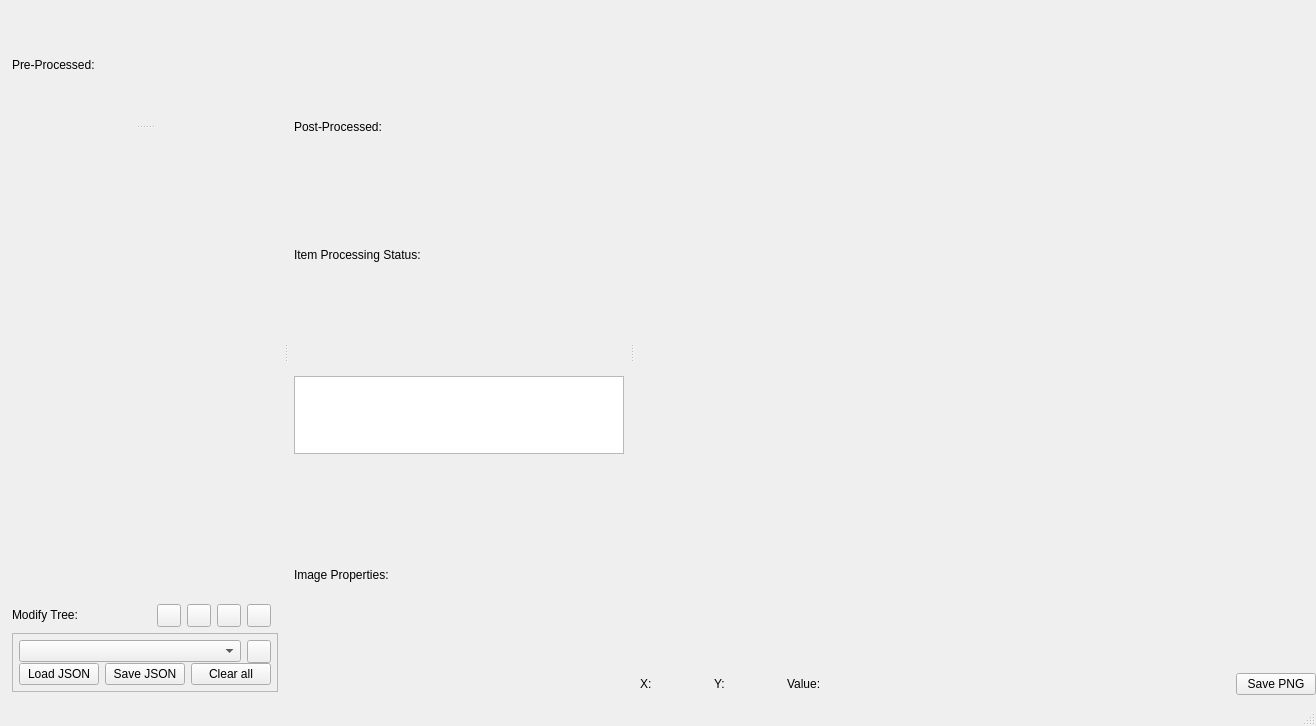
<?xml version="1.0" encoding="UTF-8"?>
<ui version="4.0">
 <class>MainWindow</class>
 <widget class="QMainWindow" name="MainWindow">
  <property name="geometry">
   <rect>
    <x>0</x>
    <y>0</y>
    <width>1316</width>
    <height>726</height>
   </rect>
  </property>
  <property name="windowTitle">
   <string>Filterator v1.0</string>
  </property>
  <widget class="QWidget" name="centralwidget">
   <layout class="QVBoxLayout" name="verticalLayout">
    <property name="spacing">
     <number>-1</number>
    </property>
    <property name="leftMargin">
     <number>0</number>
    </property>
    <property name="topMargin">
     <number>0</number>
    </property>
    <property name="rightMargin">
     <number>0</number>
    </property>
    <property name="bottomMargin">
     <number>0</number>
    </property>
    <item>
     <widget class="QSplitter" name="splitter">
      <property name="orientation">
       <enum>Qt::Horizontal</enum>
      </property>
      <widget class="QWidget" name="widget_left" native="true">
       <layout class="QVBoxLayout" name="verticalLayout_7">
        <property name="leftMargin">
         <number>12</number>
        </property>
        <property name="topMargin">
         <number>12</number>
        </property>
        <property name="rightMargin">
         <number>6</number>
        </property>
        <property name="bottomMargin">
         <number>12</number>
        </property>
        <item>
         <widget class="QSplitter" name="splitter_2">
          <property name="orientation">
           <enum>Qt::Horizontal</enum>
          </property>
          <widget class="QWidget" name="widget_2" native="true">
           <layout class="QVBoxLayout" name="verticalLayout_4">
            <property name="leftMargin">
             <number>0</number>
            </property>
            <property name="topMargin">
             <number>0</number>
            </property>
            <property name="rightMargin">
             <number>6</number>
            </property>
            <property name="bottomMargin">
             <number>0</number>
            </property>
            <item>
             <widget class="QSplitter" name="splitter_3">
              <property name="orientation">
               <enum>Qt::Vertical</enum>
              </property>
              <widget class="QWidget" name="widget_pre" native="true">
               <layout class="QVBoxLayout" name="verticalLayout_8">
                <property name="leftMargin">
                 <number>0</number>
                </property>
                <property name="topMargin">
                 <number>0</number>
                </property>
                <property name="rightMargin">
                 <number>0</number>
                </property>
                <property name="bottomMargin">
                 <number>6</number>
                </property>
                <item>
                 <widget class="QLabel" name="label_2">
                  <property name="sizePolicy">
                   <sizepolicy hsizetype="Preferred" vsizetype="Fixed">
                    <horstretch>0</horstretch>
                    <verstretch>0</verstretch>
                   </sizepolicy>
                  </property>
                  <property name="text">
                   <string>Pre-Processed:</string>
                  </property>
                 </widget>
                </item>
                <item>
                 <layout class="QVBoxLayout" name="lay_tree_pre"/>
                </item>
               </layout>
              </widget>
              <widget class="QWidget" name="widget_8" native="true">
               <layout class="QVBoxLayout" name="verticalLayout_9">
                <property name="spacing">
                 <number>6</number>
                </property>
                <property name="leftMargin">
                 <number>0</number>
                </property>
                <property name="topMargin">
                 <number>6</number>
                </property>
                <property name="rightMargin">
                 <number>0</number>
                </property>
                <property name="bottomMargin">
                 <number>0</number>
                </property>
                <item>
                 <widget class="QWidget" name="widget_parameters" native="true">
                  <property name="sizePolicy">
                   <sizepolicy hsizetype="Preferred" vsizetype="Expanding">
                    <horstretch>0</horstretch>
                    <verstretch>0</verstretch>
                   </sizepolicy>
                  </property>
                  <layout class="QVBoxLayout" name="verticalLayout_11">
                   <property name="leftMargin">
                    <number>0</number>
                   </property>
                   <property name="topMargin">
                    <number>0</number>
                   </property>
                   <property name="rightMargin">
                    <number>0</number>
                   </property>
                   <property name="bottomMargin">
                    <number>0</number>
                   </property>
                   <item>
                    <layout class="QFormLayout" name="lay_parameters"/>
                   </item>
                  </layout>
                 </widget>
                </item>
                <item>
                 <widget class="QWidget" name="widget_7" native="true">
                  <layout class="QHBoxLayout" name="horizontalLayout_6">
                   <property name="leftMargin">
                    <number>0</number>
                   </property>
                   <property name="topMargin">
                    <number>0</number>
                   </property>
                   <property name="rightMargin">
                    <number>7</number>
                   </property>
                   <property name="bottomMargin">
                    <number>0</number>
                   </property>
                   <item>
                    <widget class="QLabel" name="label_4">
                     <property name="sizePolicy">
                      <sizepolicy hsizetype="Preferred" vsizetype="Fixed">
                       <horstretch>0</horstretch>
                       <verstretch>0</verstretch>
                      </sizepolicy>
                     </property>
                     <property name="text">
                      <string>Modify Tree:</string>
                     </property>
                    </widget>
                   </item>
                   <item>
                    <widget class="QToolButton" name="pb_load_image">
                     <property name="toolTip">
                      <string>Load Input Image</string>
                     </property>
                     <property name="text">
                      <string/>
                     </property>
                    </widget>
                   </item>
                   <item>
                    <widget class="QToolButton" name="pb_add_group">
                     <property name="toolTip">
                      <string>Add group</string>
                     </property>
                     <property name="text">
                      <string/>
                     </property>
                    </widget>
                   </item>
                   <item>
                    <widget class="QToolButton" name="pb_add_modifier">
                     <property name="toolTip">
                      <string>Add modifier</string>
                     </property>
                     <property name="text">
                      <string/>
                     </property>
                    </widget>
                   </item>
                   <item>
                    <widget class="QToolButton" name="pb_delete">
                     <property name="toolTip">
                      <string>Delete item</string>
                     </property>
                     <property name="text">
                      <string/>
                     </property>
                    </widget>
                   </item>
                  </layout>
                 </widget>
                </item>
                <item>
                 <widget class="QFrame" name="frame">
                  <property name="frameShape">
                   <enum>QFrame::StyledPanel</enum>
                  </property>
                  <property name="frameShadow">
                   <enum>QFrame::Raised</enum>
                  </property>
                  <layout class="QVBoxLayout" name="verticalLayout_6">
                   <property name="spacing">
                    <number>0</number>
                   </property>
                   <property name="leftMargin">
                    <number>6</number>
                   </property>
                   <property name="topMargin">
                    <number>6</number>
                   </property>
                   <property name="rightMargin">
                    <number>6</number>
                   </property>
                   <property name="bottomMargin">
                    <number>6</number>
                   </property>
                   <item>
                    <widget class="QWidget" name="widget_4" native="true">
                     <property name="sizePolicy">
                      <sizepolicy hsizetype="Preferred" vsizetype="Fixed">
                       <horstretch>0</horstretch>
                       <verstretch>0</verstretch>
                      </sizepolicy>
                     </property>
                     <layout class="QHBoxLayout" name="horizontalLayout_3">
                      <property name="leftMargin">
                       <number>0</number>
                      </property>
                      <property name="topMargin">
                       <number>0</number>
                      </property>
                      <property name="rightMargin">
                       <number>0</number>
                      </property>
                      <property name="bottomMargin">
                       <number>0</number>
                      </property>
                      <item>
                       <widget class="QComboBox" name="cb_add_filter"/>
                      </item>
                      <item>
                       <widget class="QToolButton" name="pb_add_filter">
                        <property name="toolTip">
                         <string>Add filter</string>
                        </property>
                        <property name="text">
                         <string/>
                        </property>
                       </widget>
                      </item>
                     </layout>
                    </widget>
                   </item>
                   <item>
                    <widget class="QWidget" name="widget_6" native="true">
                     <property name="sizePolicy">
                      <sizepolicy hsizetype="Preferred" vsizetype="Fixed">
                       <horstretch>0</horstretch>
                       <verstretch>0</verstretch>
                      </sizepolicy>
                     </property>
                     <layout class="QHBoxLayout" name="horizontalLayout_5">
                      <property name="leftMargin">
                       <number>0</number>
                      </property>
                      <property name="topMargin">
                       <number>0</number>
                      </property>
                      <property name="rightMargin">
                       <number>0</number>
                      </property>
                      <property name="bottomMargin">
                       <number>0</number>
                      </property>
                      <item>
                       <widget class="QPushButton" name="pb_load_json">
                        <property name="text">
                         <string>Load JSON</string>
                        </property>
                       </widget>
                      </item>
                      <item>
                       <widget class="QPushButton" name="pb_save_json">
                        <property name="text">
                         <string>Save JSON</string>
                        </property>
                       </widget>
                      </item>
                      <item>
                       <widget class="QPushButton" name="pb_clear">
                        <property name="text">
                         <string>Clear all</string>
                        </property>
                       </widget>
                      </item>
                     </layout>
                    </widget>
                   </item>
                  </layout>
                 </widget>
                </item>
               </layout>
              </widget>
             </widget>
            </item>
           </layout>
          </widget>
          <widget class="QWidget" name="widget_post" native="true">
           <layout class="QVBoxLayout" name="verticalLayout_5">
            <property name="leftMargin">
             <number>6</number>
            </property>
            <property name="topMargin">
             <number>0</number>
            </property>
            <property name="rightMargin">
             <number>0</number>
            </property>
            <property name="bottomMargin">
             <number>0</number>
            </property>
            <item>
             <widget class="QLabel" name="label_3">
              <property name="sizePolicy">
               <sizepolicy hsizetype="Preferred" vsizetype="Fixed">
                <horstretch>0</horstretch>
                <verstretch>0</verstretch>
               </sizepolicy>
              </property>
              <property name="text">
               <string>Post-Processed:</string>
              </property>
             </widget>
            </item>
            <item>
             <layout class="QVBoxLayout" name="lay_tree_post"/>
            </item>
            <item>
             <widget class="QLabel" name="label_5">
              <property name="sizePolicy">
               <sizepolicy hsizetype="Preferred" vsizetype="Fixed">
                <horstretch>0</horstretch>
                <verstretch>0</verstretch>
               </sizepolicy>
              </property>
              <property name="text">
               <string>Item Processing Status:</string>
              </property>
             </widget>
            </item>
            <item>
             <widget class="QTextBrowser" name="view_item_info">
              <property name="sizePolicy">
               <sizepolicy hsizetype="Expanding" vsizetype="Fixed">
                <horstretch>0</horstretch>
                <verstretch>0</verstretch>
               </sizepolicy>
              </property>
              <property name="minimumSize">
               <size>
                <width>330</width>
                <height>0</height>
               </size>
              </property>
              <property name="maximumSize">
               <size>
                <width>16777215</width>
                <height>78</height>
               </size>
              </property>
             </widget>
            </item>
            <item>
             <widget class="QLabel" name="label_6">
              <property name="sizePolicy">
               <sizepolicy hsizetype="Preferred" vsizetype="Fixed">
                <horstretch>0</horstretch>
                <verstretch>0</verstretch>
               </sizepolicy>
              </property>
              <property name="text">
               <string>Image Properties:</string>
              </property>
             </widget>
            </item>
           </layout>
          </widget>
         </widget>
        </item>
       </layout>
      </widget>
      <widget class="QWidget" name="widget_right" native="true">
       <layout class="QVBoxLayout" name="verticalLayout_2">
        <property name="leftMargin">
         <number>6</number>
        </property>
        <item>
         <widget class="QWidget" name="widget_view" native="true">
          <property name="sizePolicy">
           <sizepolicy hsizetype="Preferred" vsizetype="Expanding">
            <horstretch>0</horstretch>
            <verstretch>0</verstretch>
           </sizepolicy>
          </property>
          <layout class="QVBoxLayout" name="verticalLayout_3">
           <property name="leftMargin">
            <number>0</number>
           </property>
           <property name="topMargin">
            <number>0</number>
           </property>
           <property name="rightMargin">
            <number>0</number>
           </property>
           <property name="bottomMargin">
            <number>0</number>
           </property>
          </layout>
         </widget>
        </item>
        <item>
         <widget class="QWidget" name="widget" native="true">
          <layout class="QHBoxLayout" name="horizontalLayout">
           <property name="leftMargin">
            <number>0</number>
           </property>
           <property name="topMargin">
            <number>0</number>
           </property>
           <property name="rightMargin">
            <number>0</number>
           </property>
           <item>
            <widget class="QLabel" name="label">
             <property name="sizePolicy">
              <sizepolicy hsizetype="Fixed" vsizetype="Preferred">
               <horstretch>0</horstretch>
               <verstretch>0</verstretch>
              </sizepolicy>
             </property>
             <property name="text">
              <string>X:</string>
             </property>
            </widget>
           </item>
           <item>
            <widget class="QLabel" name="lbl_x">
             <property name="minimumSize">
              <size>
               <width>50</width>
               <height>0</height>
              </size>
             </property>
             <property name="text">
              <string/>
             </property>
            </widget>
           </item>
           <item>
            <widget class="QLabel" name="label_7">
             <property name="sizePolicy">
              <sizepolicy hsizetype="Fixed" vsizetype="Preferred">
               <horstretch>0</horstretch>
               <verstretch>0</verstretch>
              </sizepolicy>
             </property>
             <property name="text">
              <string>Y:</string>
             </property>
            </widget>
           </item>
           <item>
            <widget class="QLabel" name="lbl_y">
             <property name="minimumSize">
              <size>
               <width>50</width>
               <height>0</height>
              </size>
             </property>
             <property name="text">
              <string/>
             </property>
            </widget>
           </item>
           <item>
            <widget class="QLabel" name="label_8">
             <property name="sizePolicy">
              <sizepolicy hsizetype="Fixed" vsizetype="Preferred">
               <horstretch>0</horstretch>
               <verstretch>0</verstretch>
              </sizepolicy>
             </property>
             <property name="text">
              <string>Value:</string>
             </property>
            </widget>
           </item>
           <item>
            <widget class="QLabel" name="lbl_value">
             <property name="sizePolicy">
              <sizepolicy hsizetype="Minimum" vsizetype="Preferred">
               <horstretch>0</horstretch>
               <verstretch>0</verstretch>
              </sizepolicy>
             </property>
             <property name="minimumSize">
              <size>
               <width>100</width>
               <height>0</height>
              </size>
             </property>
             <property name="text">
              <string/>
             </property>
            </widget>
           </item>
           <item>
            <spacer name="horizontalSpacer">
             <property name="orientation">
              <enum>Qt::Horizontal</enum>
             </property>
             <property name="sizeHint" stdset="0">
              <size>
               <width>1000</width>
               <height>20</height>
              </size>
             </property>
            </spacer>
           </item>
           <item>
            <widget class="QPushButton" name="pb_save_image">
             <property name="text">
              <string>Save PNG</string>
             </property>
            </widget>
           </item>
          </layout>
         </widget>
        </item>
       </layout>
      </widget>
     </widget>
    </item>
   </layout>
  </widget>
  <widget class="QStatusBar" name="statusbar"/>
 </widget>
 <resources/>
 <connections/>
</ui>
